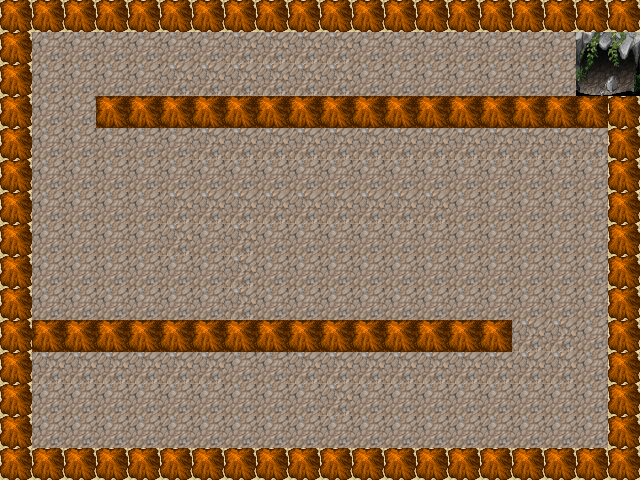

This game map was drawn from its Tiled (.tmx) file and the tilesets committed beside it. A one-line description and the full map source follow:
An orthogonal 20x15 tile map with 32x32 px tiles, 2 tile layers (Tile Layer 1, Tile Layer 2), 3 tilesets and 9 objects (trans).

<map version="1.0" orientation="orthogonal" renderorder="right-down" width="20" height="15" tilewidth="32" tileheight="32" nextobjectid="34">
 <properties>
  <property name="id" value="1" />
  <property name="start_x" value="100" />
  <property name="start_y" value="100" />
 </properties>
 <tileset firstgid="1" name="mountain_landscape" tilewidth="32" tileheight="32" tilecount="256">
  <image source="../mountain_landscape.png" width="512" height="512" />
  <terraintypes>
   <terrain name="New Terrain" tile="-1" />
   <terrain name="New Terrain" tile="-1" />
  </terraintypes>
  <tile id="116" terrain="0,0,0,0" />
  <tile id="117" terrain="0,0,0,0" />
  <tile id="132" terrain="0,0,0,0" />
  <tile id="133" terrain="0,0,0,0" />
 </tileset>
 <tileset firstgid="257" name="terrain" tilewidth="32" tileheight="32" tilecount="744">
  <image source="../terrain/32x32_terrain_Denzi110115-4.png" width="768" height="1008" />
 </tileset>
 <tileset firstgid="1001" name="combat_dummy" tilewidth="32" tileheight="32" tilecount="32">
  <image source="../target_dummy/combat_dummy.png" width="512" height="64" />
 </tileset>
 <layer name="Tile Layer 1" width="20" height="15">
  <data encoding="csv">
131,131,131,131,131,131,131,131,131,131,131,131,131,131,131,131,131,131,131,131,
131,131,131,131,131,131,131,131,131,131,131,131,131,131,131,131,131,131,191,192,
131,131,131,131,131,131,131,131,131,131,131,131,131,131,131,131,131,131,207,208,
131,131,131,131,131,131,131,131,131,131,131,131,131,131,131,131,131,131,131,131,
131,131,131,131,131,131,131,131,131,131,131,131,131,131,131,131,131,131,131,131,
131,131,131,131,131,131,131,131,131,131,131,131,131,131,131,131,131,131,131,131,
131,131,131,131,131,131,131,131,131,131,131,131,131,131,131,131,131,131,131,131,
131,131,131,131,131,131,131,131,131,131,131,131,131,131,131,131,131,131,131,131,
131,131,131,131,131,131,131,131,131,131,131,131,131,131,131,131,131,131,131,131,
131,131,131,131,131,131,131,131,131,131,131,131,131,131,131,131,131,131,131,131,
131,131,131,131,131,131,131,131,131,131,131,131,131,131,131,131,131,131,131,131,
131,131,131,131,131,131,131,131,131,131,131,131,131,131,131,131,131,131,131,131,
131,131,131,131,131,131,131,131,131,131,131,131,131,131,131,131,131,131,131,131,
131,131,131,131,131,131,131,131,131,131,131,131,131,131,131,131,131,131,131,131,
131,131,131,131,131,131,131,131,131,131,131,131,131,131,131,131,131,131,131,131
</data>
 </layer>
 <layer name="Tile Layer 2" width="20" height="15">
  <data encoding="csv">
432,432,432,432,432,432,432,432,432,432,432,432,432,432,432,432,432,432,432,432,
432,0,0,0,0,0,0,52,52,52,52,0,0,0,0,0,0,0,0,0,
432,0,0,0,0,52,52,52,52,52,52,0,0,0,0,0,0,0,0,0,
432,0,0,431,431,431,431,431,431,431,431,431,431,431,431,431,431,431,431,432,
432,0,0,0,0,0,52,52,52,52,52,52,52,52,52,52,52,52,52,432,
432,0,0,0,0,0,0,0,0,0,0,0,0,0,0,0,0,0,0,432,
432,0,0,0,0,52,52,52,52,52,52,52,52,52,0,0,0,0,0,432,
432,0,0,0,0,52,0,52,0,0,0,0,0,0,0,0,0,0,0,432,
432,0,0,0,0,0,0,52,0,0,0,0,0,0,0,0,0,0,0,432,
432,0,0,0,0,0,0,52,0,0,0,0,0,0,0,0,0,0,0,432,
432,431,431,431,431,431,431,431,431,431,431,431,431,431,431,431,52,52,0,432,
432,52,52,52,52,52,52,0,0,52,52,52,52,52,52,52,52,52,0,432,
432,0,0,0,0,0,0,0,0,0,52,0,0,0,0,0,0,0,0,432,
432,0,0,0,0,0,0,0,0,0,0,0,0,0,0,0,0,0,0,432,
432,432,432,432,432,432,432,432,432,432,432,432,432,432,432,432,432,432,432,432
</data>
 </layer>
 <objectgroup name="Object Layer 1">
  <properties>
   <property name="solid" value="1" />
  </properties>
  <object id="20" x="3" y="19" width="634" height="10">
   <properties>
    <property name="solid" value="1" />
   </properties>
  </object>
  <object id="21" x="3" y="449" width="634" height="10">
   <properties>
    <property name="solid" value="1" />
   </properties>
  </object>
  <object id="23" x="18" y="22" width="11" height="447">
   <properties>
    <property name="solid" value="1" />
   </properties>
  </object>
  <object id="25" x="611" y="97" width="24" height="364">
   <properties>
    <property name="solid" value="1" />
   </properties>
  </object>
  <object id="26" name="trans" x="574" y="39" width="59" height="52">
   <properties>
    <property name="target_x" value="500" />
    <property name="target_y" value="80" />
    <property name="transition" value="2" />
   </properties>
  </object>
  <object id="28" x="101" y="102" width="505" height="20">
   <properties>
    <property name="solid" value="1" />
   </properties>
  </object>
  <object id="29" x="4" y="325" width="505" height="20">
   <properties>
    <property name="solid" value="1" />
   </properties>
  </object>
  <object id="30" x="391" y="235" width="61" height="62">
   <properties>
    <property name="knockback" value="(1, 25)" />
    <property name="obj_type" value="dummy" />
   </properties>
   <ellipse />
  </object>
  <object id="32" x="159.5" y="235" width="61" height="62">
   <properties>
    <property name="knockback" value="(1, 75)" />
    <property name="obj_type" value="dummy" />
   </properties>
   <ellipse />
  </object>
 </objectgroup>
</map>
